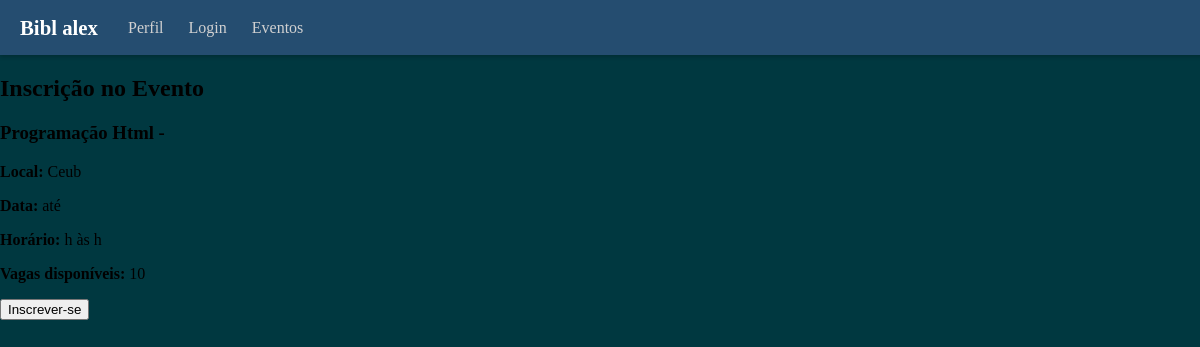
Page /eventos_disp/ (signed in) on the earlier database version.
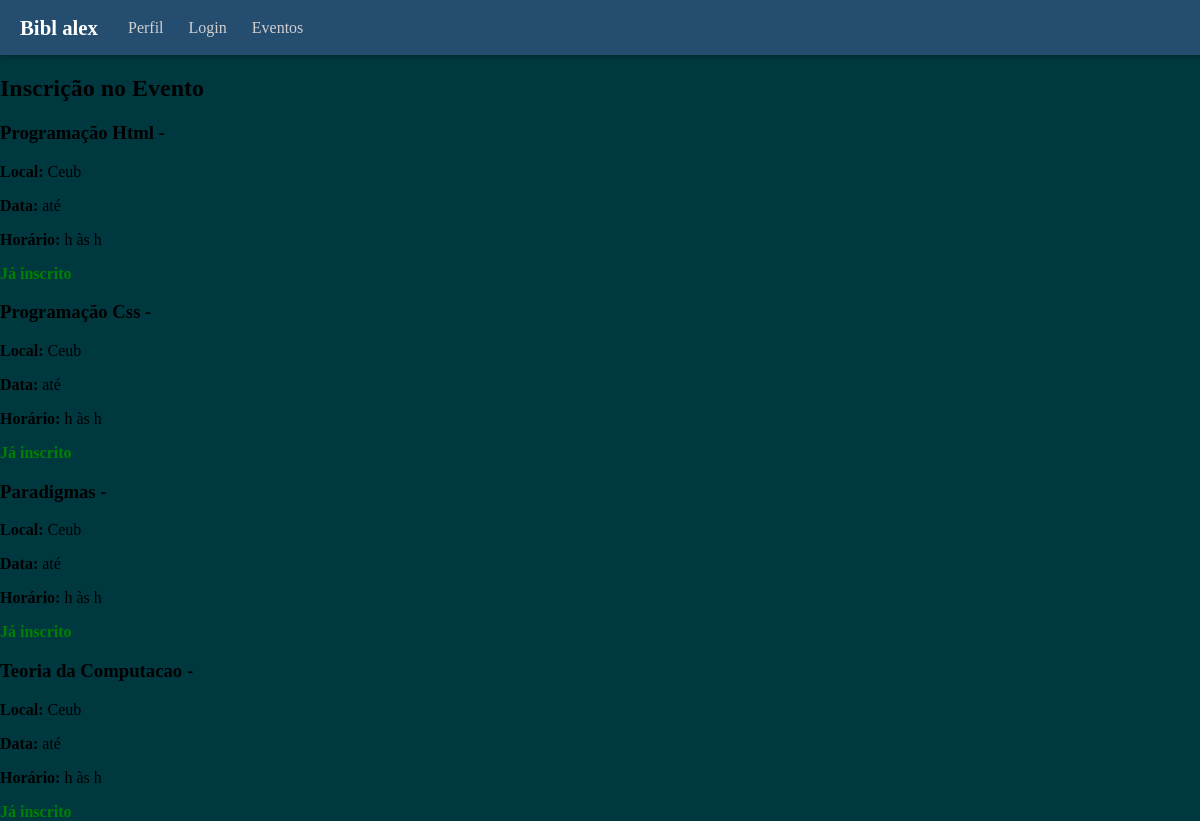
Same page on the later database version.
### login/models.py (models this page shows)
class Evento (models.Model):
    id_evento = models.AutoField(primary_key=True, unique=True)
    nome = models.TextField(max_length=100, null= True)
    tipoEvento = models.TextField(max_length=200)
    dataIni = models.DateField()
    dataFin = models.DateField()
    horasDura = models.TimeField(null=True, blank=True)
    local = models.TextField(max_length=200)
    quantPart = models.IntegerField(validators=[MinValueValidator(0)])
    organizador = models.TextField(max_length=200)
    vagas = models.IntegerField(validators=[MinValueValidator(0)], null=False)
    certificado = models.BooleanField(default=False)

### login/views.py (the view)
# urls.py: path("eventos_disp/", views.eventos_disponiveis, name="inscricao_evento_disp"),
def eventos_disponiveis(request):
    usuario_id = request.session.get("usuario_id")
    if not usuario_id:
        return redirect("login")
    usuario = get_object_or_404(Usuario, id_usuario=usuario_id)
    inscritos_ids = Inscrito.objects.filter(usuario_id=usuario).values_list('evento_id', flat=True)
    eventos = Evento.objects.all()
    return render(request, "inscricao.html", {
        "usuario": usuario,
        "eventos": eventos,
        "inscritos": inscritos_ids,  # só os IDs
    })

### login/templates/inscricao.html (shortened to what this page needs)
{% extends "base.html" %}
{% block content %}
<div class="container">
  <h2>Inscrição no Evento</h2>
    <div class="eventosDisp-quadro">
        <div class="eventos-lista">
            {% for evento in eventos  %}
                {%if not evento.emitido %}
                <div class="eventos-itens">
                    <h3>{{ evento.nome }} - {{ evento.tipoevento }}</h3>
                    <p><strong>Local:</strong> {{ evento.local }}</p>
                    <p><strong>Data:</strong> {{ evento.dataI }} até {{ evento.dataF }}</p>
                    <p><strong>Horário:</strong> {{ evento.horarioI }}h às {{ evento.horarioF }}h</p>
                    {% if evento.id_evento in inscritos %}
                    <span style="color: green; font-weight: bold;"> Já inscrito</span>
                    {% else %}
                    <p><strong>Vagas disponíveis:</strong> {{ evento.vagas }}</p>
                        <form method="post" action="{% url 'inscricao_evento' evento.id_evento %}">
                            <div class="eve-btn">
                                <button type="submit" class="eventos-inscricao-btn">Inscrever-se</button>
                            </div>
                        </form>
                    {% endif %}
                </div>
            {% endif %}
            {% endfor %}
        </div>
    </div>
</div>
{% endblock %}

### login/templates/base.html (shortened to what this page needs)
<!DOCTYPE html>
{% load static %}
<html lang="pt-BR">
  <head>
    <link rel="stylesheet" href="{% static 'Css/style_base.css' %}">
  </head>
  <body>
    <header class="topbar" role="banner">
      <div class="brand">Bibl alex</div>
      <nav aria-label="Navegação principal">
        <ul class="nav">
          <li><a href="logout" role="button">Perfil</a></li>
          <li><a href="#login" role="button">Login</a></li>
          <li><a href="#eventos" role="button">Eventos</a></li>
        </ul>
      </nav>
    </header>
  </body>
    <div class="container">
      {% block content %}{% endblock %}
    </div>
</html>

### static/Css/style_base.css (style rules this page uses)
body { margin: 0; padding-top: 55px; background-color: #003840 }
.topbar { position: fixed; top: 0; left: 0; width: 100%; height: 55px; background-color: #254d70; display: flex; align-items: center; padding: 0 20px; box-shadow: 0 2px 4px rgba(0,0,0,0.2); z-index: 1000; }
.topbar .brand { font-size: 1.3rem; color: white; font-weight: 600; margin-right: 30px; }
.topbar nav .nav { list-style: none; display: flex; gap: 25px; margin: 0; padding: 0; }
.topbar .nav li a { text-decoration: none; color: #d1d1d1; font-size: 1rem; transition: 0.2s; }

Differences in the rows shown:
changed Evento "Programação Html": vagas "10" → (not shown); text "Vagas disponíveis: Inscrever-se" → "Já inscrito"
added Evento: nome "Programação Css", local "Ceub", shows "Já inscrito"
added Evento: nome "Paradigmas", local "Ceub", shows "Já inscrito"
added Evento: nome "Teoria da Computacao", local "Ceub", shows "Já inscrito"
